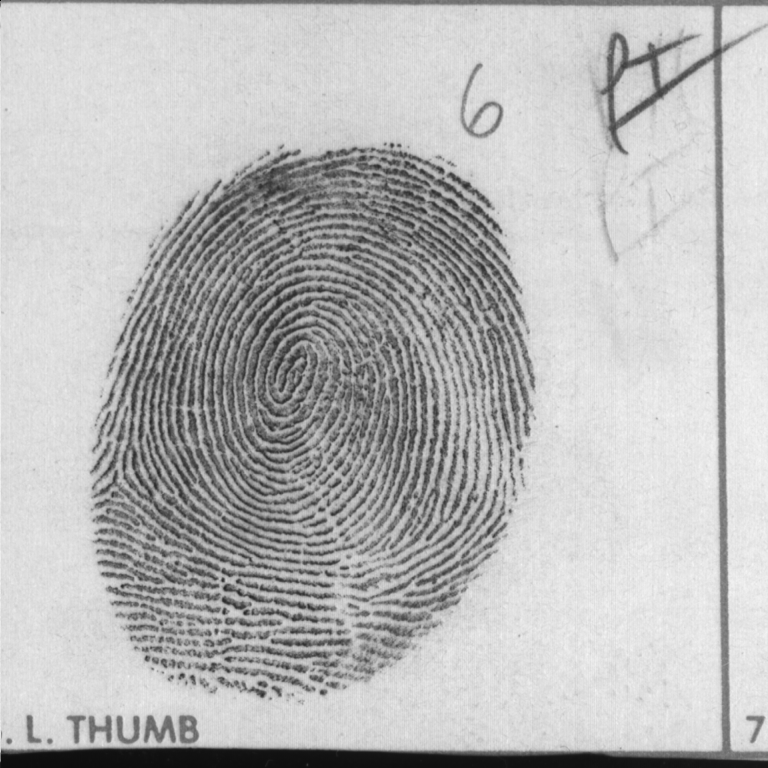
#> input picture fprint3.pgm, 768 x 768 px
$ python laboratorio_1.py fprint3.pgm fprint3.pgm
#> lines starting #> are read from the running program, lines starting #| are printed output that depends on the picture; after the words box and inside, x2 and y2 are one past the last pixel; in counts of white or black regions, pixels touching at a corner belong together
# Marcela Melgar
# 20200487

import cv2 as cv
import numpy as np
import matplotlib.pyplot as plt
#import cvlib
import argparse

def imgview(img,filename):

    # asegurar que el array solo contenga datos numericos
    img = img.astype(np.uint8)

    # Mostrar imagen
    visualizacion = cv.imshow('Imagen', img)

    # imprimir imagen en consola
    plt.imshow(cv.cvtColor(img, cv.COLOR_BGR2RGB))
    plt.title('IMAGE VIEW')
    plt.axis('on')  # Ocultar ejes
    plt.show()

    try:
        # Guarda la imagen con el nombre especificado
        plt.savefig(filename)

        # Cierra la figura (opcional, dependiendo de tu flujo de trabajo)
        plt.close()

        print(f"La imagen se ha guardado como '{filename}' con éxito.")
    except Exception as e:
        print(f"Error al guardar la imagen: {str(e)}")
    return visualizacion

parser = argparse.ArgumentParser(description='Ingreso de parametros desde consola')

# Agregar argumentos
parser.add_argument('arg1', type=str, help='imagen de entrada')
parser.add_argument('arg2', type=str, help='imagen de salida')

# Analizar los argumentos de la línea de comandos
args = parser.parse_args()


def imgpad(img, r):

    """
    Rellena el alrededor de la imagen ceros de un ancho especificado r.

    Parámetros:
    img (numpy.ndarray): La imagen de entrada que se va a rellenar.
    r (int): El ancho del borde (número de píxeles) que se agregará alrededor de la imagen.

    Devuelve:
    numpy.ndarray: la matriz de pixeles de la imagen rellenada con un borde de ancho r.
    """

    height, width = img.shape

    new_h = height + 2 * r
    new_w = width + 2 * r
    padded = np.zeros((new_h, new_w), dtype=np.uint8)

    padded[r:r+height, r:r+width] = img

    padded.tolist()
    for i in padded.tolist():
        print(i)


image_path = args.arg1
img = cv.imread(image_path, cv.IMREAD_GRAYSCALE)
#> img is the input picture: shape (768, 768); min 10, max 247, mean 184.9
if img.dtype != np.uint8:
    img = cv.normalize(img, None, 0, 255, cv.NORM_MINMAX, dtype=cv.CV_8U)
thresh_val = 165
thresh = cv.threshold(img, thresh_val, 255, cv.THRESH_BINARY)[1]
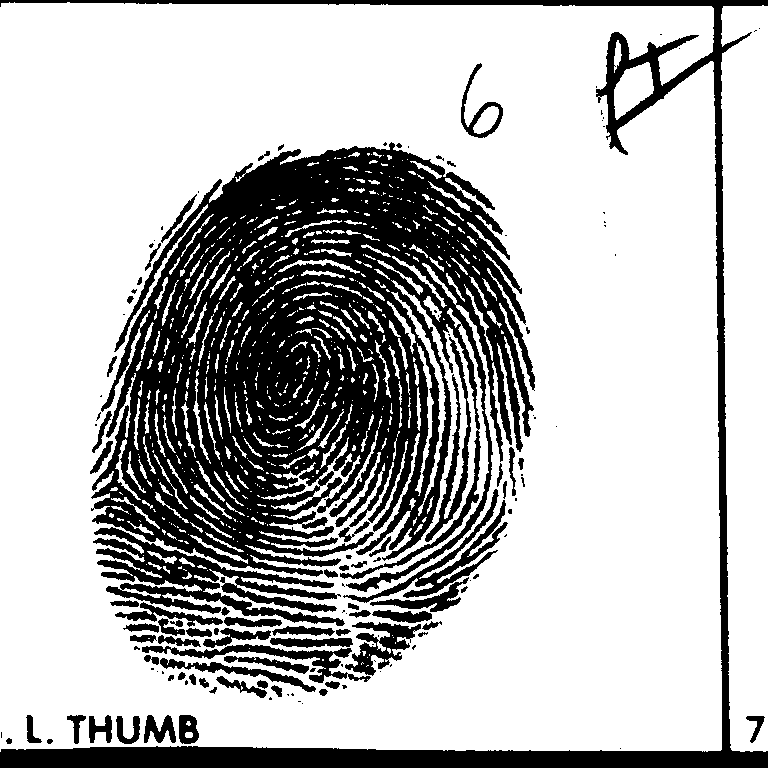
#> thresh: shape (768, 768); 71.8% white; 139 black regions (64 under 20 px), largest, box (x1, y1, x2, y2) and area: (91, 142, 535, 592) 109901, (0, 0, 768, 768) 26756, (93, 527, 345, 626) 8046

if img is None:
    print("Error: Failed to read the image.")
else:
    print("entrada:")
    img.tolist()
    for i in img.tolist():
        print(i)
#> this loop made 768 passes
#> (printed output is left out)
    print("salida:")
    imgpad(img, 1)
#> in imgpad, `padded[r:r+height, r:r+width] = img`:
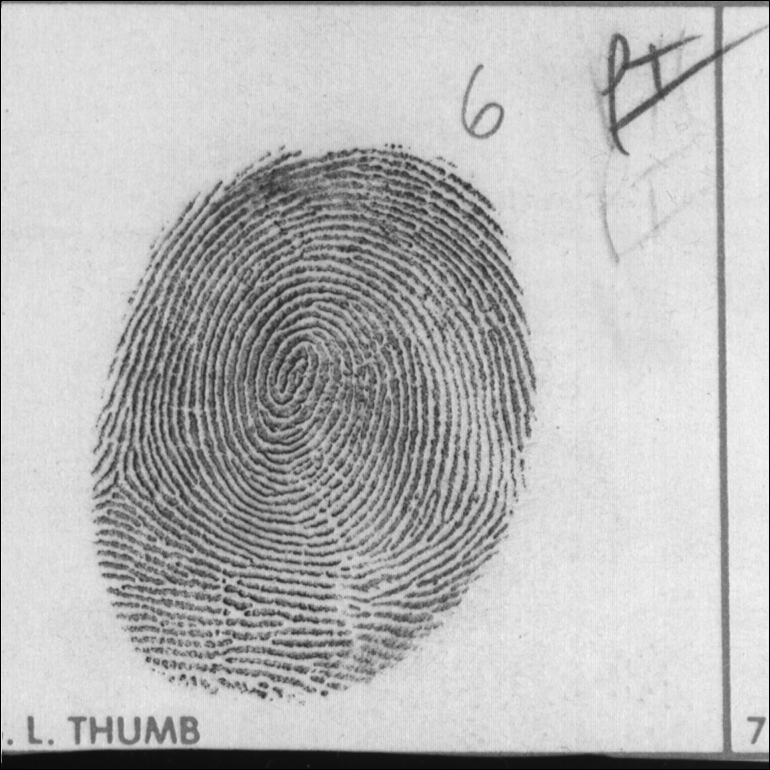
#> padded: shape (770, 770); min 0, max 247, mean 183.9

print("\n-------------------------------------\n")

def connected_c(img):

    """
    Realiza la segmentación de componentes conectados en una imagen binaria.

    Parámetros:
    img (numpy.ndarray): Imagen binaria de entrada en formato NumPy.

    Devuelve:
    numpy.ndarray: Imagen etiquetada donde cada componente conectado
                  tiene una etiqueta distinta.

    Esta función utiliza una operación morfológica para eliminar ruido en la imagen
    binaria de entrada y luego realiza la segmentación de componentes conectados
    utilizando 8-conectividad. Las etiquetas se asignan a los componentes conectados
    y se resuelve la equivalencia entre etiquetas vecinas.

    Nota:
    - La imagen binaria de entrada debe estar en formato NumPy.
    - La imagen de salida contiene etiquetas numéricas que representan los componentes
      conectados. La etiqueta 0 corresponde al fondo.
    """

    connectivity_kernel = np.array([[255, 255, 255],
                                    [255, 255, 255],
                                    [255, 255, 255]], dtype=np.uint8)

    img = cv.morphologyEx(img, cv.MORPH_OPEN, connectivity_kernel)

    num_labels, labels = cv.connectedComponents(img, connectivity=8)

    equivalence = np.arange(num_labels)

    for y in range(img.shape[0]):
        for x in range(img.shape[1]):
            if img[y, x] != 0:
                neighbors = []

                for dy in [-1, 0, 1]:
                    for dx in [-1, 0, 1]:
                        ny, nx = y + dy, x + dx
                        if 0 <= ny < img.shape[0] and 0 <= nx < img.shape[1]:
                            neighbor_label = labels[ny, nx]
                            if neighbor_label != 0:
                                neighbors.append(neighbor_label)

                if neighbors:
                    min_neighbor = min(neighbors)
                    labels[y, x] = min_neighbor

                    for neighbor in neighbors:
                        if neighbor != min_neighbor:
                            equivalence[neighbor] = min_neighbor

    for label in range(1, num_labels):
        labels[labels == label] = equivalence[label]

    return labels

print(connected_c(thresh).tolist())
#> in connected_c, `img = cv.morphologyEx(img, cv.MORPH_OPEN, connectivity_kernel)`:
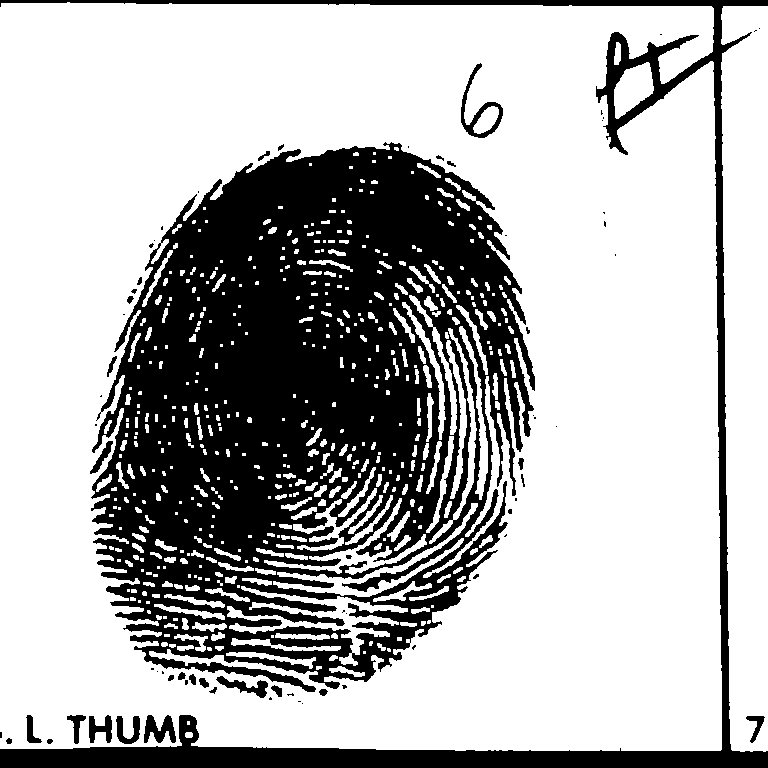
#> img: shape (768, 768); 69.6% white; 70 black regions (40 under 20 px), largest, box (x1, y1, x2, y2) and area: (91, 142, 535, 692) 147868, (0, 0, 768, 768) 27378, (461, 63, 503, 138) 704
#> in connected_c, `num_labels, labels = cv.connectedComponents(img, connectivity=8)`:
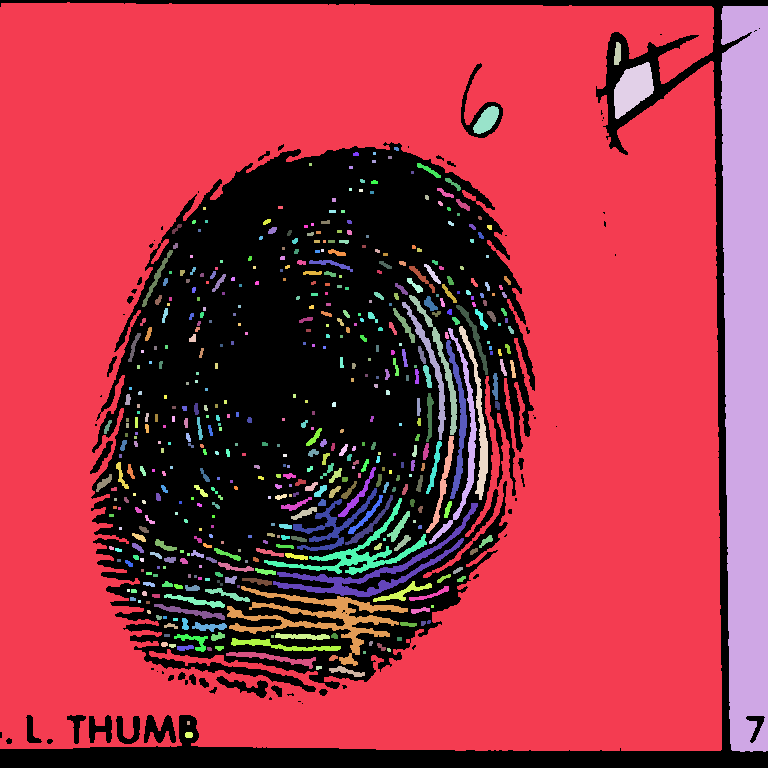
#> labels: shape (768, 768) int32; 521 distinct labels, from 0 to 520; one colour per label, 0 black
#> in connected_c, `num_labels, labels = cv.connectedComponents(img, connectivity=8)`: num_labels = 521

print("\n-------------------------------------\n")

import random
def labelview(labels):

    """
    Visualiza las etiquetas en una imagen en color.

    Parámetros:
    labels (numpy.ndarray): Matriz de etiquetas numéricas.

    Esta función toma una matriz de etiquetas numéricas y crea una representación visual
    de las etiquetas en una imagen en color. Cada etiqueta se asigna a un color aleatorio
    para resaltar las regiones etiquetadas en la imagen.

    - Las etiquetas numéricas deben ser valores enteros no negativos, donde 0 generalmente representa el fondo.
    """

    unique_labels = np.unique(labels)
    label_colors = {}

    for label in unique_labels:
        if label == 0:
            label_colors[label] = [0, 0, 0]
        else:

            color = [random.randint(0, 255), random.randint(0, 255), random.randint(0, 255)]
            label_colors[label] = color

    colored_labels = np.zeros((labels.shape[0], labels.shape[1], 3), dtype=np.uint8)

    for i in range(labels.shape[0]):
        for j in range(labels.shape[1]):
            label = labels[i, j]
            colored_labels[i, j] = label_colors[label]

    imgview(colored_labels, args.arg2)

# labels = np.array([[0, 1, 1, 0, 0],
#                    [0, 2, 2, 2, 0],
#                    [0, 0, 2, 0, 3],
#                    [0, 0, 0, 0, 3]])

labelview(connected_c(thresh))
#> in labelview, `unique_labels = np.unique(labels)`: unique_labels = 521 values from 0 to 520
#> the loop in labelview, `for label in unique_labels:` made 521 passes
#> color on passes 2 to 13: [197, 215, 20], [132, 248, 207], [155, 244, 183], [111, 71, 144], [71, 48, 128], [75, 158, 50], [37, 169, 241], [51, 181, 222], [161, 104, 244], [226, 133, 31], [7, 47, 204], [0, 252, 170]
#> after the loop in labelview, `for label in unique_labels:`: label_colors = 521 items
#> after the loop in labelview, `for i in range(labels.shape[0]):`:
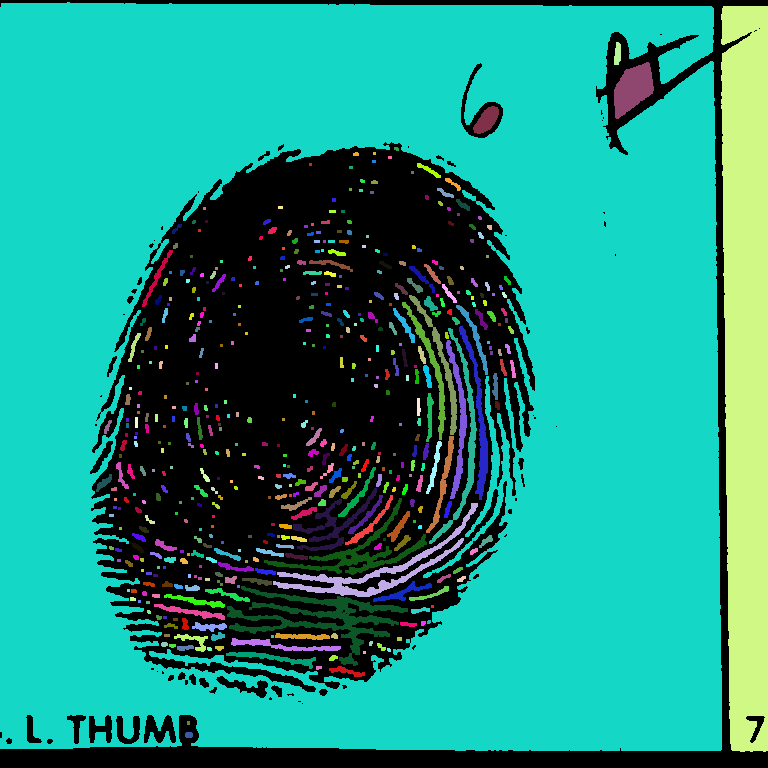
#> colored_labels: shape (768, 768, 3); mean of channels 0, 1, 2 129, 145.5, 29.1; drawn as B, G, R
